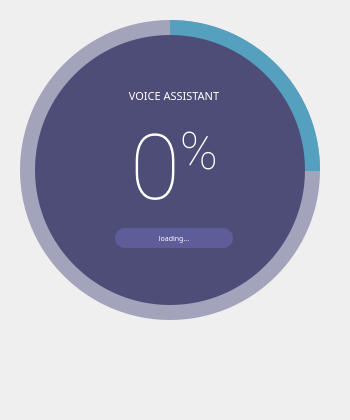
<?xml version="1.0" encoding="UTF-8"?>
<ui version="4.0">
 <class>SplashScreen</class>
 <widget class="QMainWindow" name="SplashScreen">
  <property name="geometry">
   <rect>
    <x>0</x>
    <y>0</y>
    <width>350</width>
    <height>420</height>
   </rect>
  </property>
  <property name="windowTitle">
   <string>Загрузка</string>
  </property>
  <widget class="QWidget" name="centralwidget">
   <widget class="QFrame" name="circularProgressBarBase">
    <property name="geometry">
     <rect>
      <x>10</x>
      <y>10</y>
      <width>320</width>
      <height>320</height>
     </rect>
    </property>
    <property name="frameShape">
     <enum>QFrame::NoFrame</enum>
    </property>
    <property name="frameShadow">
     <enum>QFrame::Raised</enum>
    </property>
    <widget class="QFrame" name="circularProgress">
     <property name="geometry">
      <rect>
       <x>10</x>
       <y>10</y>
       <width>300</width>
       <height>300</height>
      </rect>
     </property>
     <property name="styleSheet">
      <string notr="true">QFrame{
	border-radius: 150px;
	background-color: qconicalgradient(cx:0.5, cy:0.5, angle:90, stop:0.749 rgba(255, 0, 127, 0), stop:0.750 rgba(85, 160, 190, 255));
}</string>
     </property>
     <property name="frameShape">
      <enum>QFrame::NoFrame</enum>
     </property>
     <property name="frameShadow">
      <enum>QFrame::Raised</enum>
     </property>
    </widget>
    <widget class="QFrame" name="circularBg">
     <property name="geometry">
      <rect>
       <x>10</x>
       <y>10</y>
       <width>300</width>
       <height>300</height>
      </rect>
     </property>
     <property name="styleSheet">
      <string notr="true">QFrame{
	border-radius: 150px;
	background-color: rgba(77, 77, 127, 120);
}</string>
     </property>
     <property name="frameShape">
      <enum>QFrame::NoFrame</enum>
     </property>
     <property name="frameShadow">
      <enum>QFrame::Raised</enum>
     </property>
    </widget>
    <widget class="QFrame" name="container">
     <property name="geometry">
      <rect>
       <x>25</x>
       <y>25</y>
       <width>270</width>
       <height>270</height>
      </rect>
     </property>
     <property name="styleSheet">
      <string notr="true">QFrame{
	border-radius: 135px;
	background-color: rgb(77, 77, 120);
}</string>
     </property>
     <property name="frameShape">
      <enum>QFrame::NoFrame</enum>
     </property>
     <property name="frameShadow">
      <enum>QFrame::Raised</enum>
     </property>
     <widget class="QWidget" name="layoutWidget">
      <property name="geometry">
       <rect>
        <x>40</x>
        <y>50</y>
        <width>198</width>
        <height>191</height>
       </rect>
      </property>
      <layout class="QGridLayout" name="gridLayout">
       <item row="0" column="0">
        <widget class="QLabel" name="labelTitle">
         <property name="font">
          <font>
           <family>Peak 5pt</family>
           <pointsize>8</pointsize>
           <italic>false</italic>
           <bold>false</bold>
          </font>
         </property>
         <property name="styleSheet">
          <string notr="true">background-color: none;
font: 8pt &quot;Peak 5pt&quot;;
color: #FFFFFF</string>
         </property>
         <property name="text">
          <string>&lt;html&gt;&lt;head/&gt;&lt;body&gt;&lt;p&gt;VOICE ASSISTANT&lt;/p&gt;&lt;/body&gt;&lt;/html&gt;</string>
         </property>
         <property name="alignment">
          <set>Qt::AlignCenter</set>
         </property>
        </widget>
       </item>
       <item row="1" column="0">
        <widget class="QLabel" name="labelPercentage">
         <property name="font">
          <font>
           <family>Roboto Thin</family>
           <pointsize>68</pointsize>
          </font>
         </property>
         <property name="styleSheet">
          <string notr="true">background-color: none;
color: #FFFFFF</string>
         </property>
         <property name="text">
          <string>&lt;p&gt;&lt;span style=&quot; font-size:68pt;&quot;&gt;0&lt;/span&gt;&lt;span style=&quot; font-size:58pt; vertical-align:super;&quot;&gt;%&lt;/span&gt;&lt;/p&gt;</string>
         </property>
         <property name="alignment">
          <set>Qt::AlignCenter</set>
         </property>
        </widget>
       </item>
       <item row="2" column="0">
        <widget class="QLabel" name="labelLoadingInfo">
         <property name="minimumSize">
          <size>
           <width>0</width>
           <height>20</height>
          </size>
         </property>
         <property name="maximumSize">
          <size>
           <width>16777215</width>
           <height>20</height>
          </size>
         </property>
         <property name="font">
          <font>
           <family>Peak 5pt</family>
           <pointsize>5</pointsize>
           <italic>false</italic>
           <bold>false</bold>
          </font>
         </property>
         <property name="styleSheet">
          <string notr="true">QLabel{
	font: 5pt &quot;Peak 5pt&quot;;
	border-radius: 10px;	
	background-color: rgb(93, 93, 154);
	color: #FFFFFF;
	margin-left: 40px;
	margin-right: 40px;
}</string>
         </property>
         <property name="frameShape">
          <enum>QFrame::NoFrame</enum>
         </property>
         <property name="text">
          <string>loading...</string>
         </property>
         <property name="alignment">
          <set>Qt::AlignCenter</set>
         </property>
        </widget>
       </item>
       <item row="3" column="0">
        <widget class="QLabel" name="labelCredits">
         <property name="font">
          <font>
           <family>Segoe UI</family>
           <pointsize>9</pointsize>
          </font>
         </property>
         <property name="styleSheet">
          <string notr="true">background-color: none;
color: rgb(155, 155, 255);</string>
         </property>
         <property name="text">
          <string/>
         </property>
         <property name="alignment">
          <set>Qt::AlignCenter</set>
         </property>
        </widget>
       </item>
      </layout>
     </widget>
    </widget>
    <zorder>circularBg</zorder>
    <zorder>circularProgress</zorder>
    <zorder>container</zorder>
   </widget>
  </widget>
 </widget>
 <resources/>
 <connections/>
</ui>
